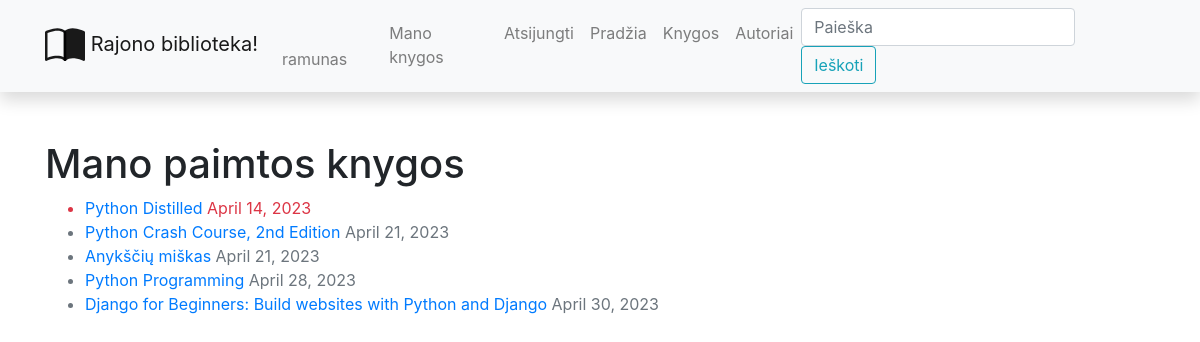
Screenshot of /library/mybooks/ (signed in) with the database file from the repository.
### library/models.py (models this page shows, shortened)
class BookInstance(models.Model):
    id = models.UUIDField(primary_key=True, default=uuid.uuid4, help_text="Unikalus ID leidinio kopijai")
    due_back = models.DateField("Bus prieinama", null=True, blank=True)
    LOAN_STATUS = (
        ('a', 'Administruojama'),
        ('p', 'Paimta'),
        ('g', 'Galima paimti'),
        ('r', 'Rezervuota')
    )
    status = models.CharField(
        "Statusas",
        max_length=1,
        choices=LOAN_STATUS,
        blank=True,
        default='a',
        help_text="Leidinio kopijos statusas"
    )
    book_id = models.ForeignKey(Book, on_delete=models.SET_NULL, null=True)
    reader = models.ForeignKey(User, on_delete=models.SET_NULL, null=True, blank=True)
    @property
    def is_overdue(self):
        if self.due_back and date.today() > self.due_back:
            return True
        else:
            return False
    class Meta:
        ordering = ['due_back']

class Book(models.Model):
    title = models.CharField("Pavadinimas", max_length=200)
    summary = models.TextField("Aprašymas", max_length=1000, help_text="Trumpas knygos aprašymas")
    isbn = models.CharField("ISBN",
                            max_length=13,
                            help_text="13 simbolių <a href='https://www.isbn-international.org/"
                                      "content/what-isbn'>ISBN kodas</a>")
    author_id = models.ForeignKey(Author, on_delete=models.SET_NULL, null=True, related_name='books_rn')
    genre_id = models.ManyToManyField("Genre", help_text="Išrinkite žanrą/us šiai knygai")
    cover = models.ImageField("Viršelis", upload_to="covers", null=True, blank=True)
    def display_genre(self):
        return ', '.join([genre.name for genre in self.genre_id.all()][:3])
    display_genre.short_description = 'Žanras'

### library/views.py (the view)
# urls.py: path("mybooks/", views.LoanedBooksByUserListView.as_view(), name='my-borrowed_n'),
class LoanedBooksByUserListView(LoginRequiredMixin, generic.ListView):
    model = BookInstance
    context_object_name = 'bookinstance_list'  # nebūtina, tokį pavadinimą kontekste django sukuria automatiškai
    template_name = 'user_books.html'
    paginate_by = 5
    def get_queryset(self):
        query = BookInstance.objects.filter(reader=self.request.user).filter(status__exact='p').order_by('due_back')
        return query

### library/templates/user_books.html
{% extends "base.html" %}
{% block content %}
<h1>Mano paimtos knygos</h1>
{% if bookinstance_list %}
<ul>
    {% for bookinst_obj in bookinstance_list %}
    <li class="{% if bookinst_obj.is_overdue %}text-danger{% else %}text-muted{% endif %}">
        <a href="{% url 'book-detail_n' bookinst_obj.book_id.id %}">{{ bookinst_obj.book_id.title}}</a>
        {{ bookinst_obj.due_back }}
    </li>
    {% endfor %}
</ul>
{% else %}
<p>Šiuo metu jūs nesate paėmęs knygų.</p>
{% endif %}
{% endblock %}

### library/templates/base.html (shortened to what this page needs)
<!DOCTYPE html>
<html lang="en">
  <head>
    <link
      rel="stylesheet"
      href="https://stackpath.bootstrapcdn.com/bootstrap/4.1.3/css/bootstrap.min.css"
    />
    <link
      rel="stylesheet"
      href="https://cdnjs.cloudflare.com/ajax/libs/font-awesome/4.7.0/css/font-awesome.min.css"
    />
    {% load static %}
    <link rel="stylesheet" href="{% static 'css/styles.css' %}" />
  </head>
  <body>
    <nav
      class="navbar navbar-expand-lg navbar-light bg-light static-top mb-5 shadow"
    >
      <div class="container">
        <a class="navbar-brand" href="{% url 'index_n' %}">
          Rajono biblioteka!</a
        >
        <div class="collapse navbar-collapse" id="navbarResponsive">
          <ul class="navbar-nav ml-auto">
            {% if user.is_authenticated %}
            <li class="nav-item">
              <a class="nav-link" href="">
                {{ user.get_username }}</a>
            </li>
            <li class="nav-item">
              <a class="nav-link" href="{% url 'my-borrowed_n' %}">Mano knygos</a>
            </li>
            <li class="nav-item">
              <a class="nav-link" href="{% url 'logout' %}?next=/">Atsijungti</a>
            </li>
            {% else %}
            <li class="nav-item">
              <a class="nav-link" href="{% url 'login' %}?next={{ request.path }}">Prisijungti</a>
            </li>
            {% endif %}
            <li class="nav-item">
              <a class="nav-link" href="{% url 'index_n' %}">Pradžia</a>
            </li>
            <li class="nav-item">
              <a class="nav-link" href="{% url 'books_n' %}">Knygos</a>
            </li>
            <li class="nav-item">
              <a class="nav-link" href="{% url 'authors_n' %}">Autoriai</a>
            </li>
          </ul>
          <form
            class="form-inline my-2 my-lg-0"
            action="{% url 'search_n' %}"
            method="get"
          >
            <input
              class="form-control mr-sm-2"
              type="search"
              placeholder="Paieška"
              aria-label="Search"
              name="search_text"
            />
            <button class="btn btn-outline-info my-2 my-sm-0" type="submit">
              Ieškoti
            </button>
          </form>
        </div>
      </div>
    </nav>
    <div class="container">{% block content %}{% endblock %}</div>
  </body>
</html>

### rows the page displays
BookInstance: book_id "Python Distilled", due_back "April 14, 2023"
BookInstance: book_id "Python Crash Course, 2nd Edition", due_back "April 21, 2023"
BookInstance: book_id "Anykščių miškas", due_back "April 21, 2023"
BookInstance: book_id "Python Programming", due_back "April 28, 2023"
BookInstance: book_id "Django for Beginners: Build websites with Python and Django", due_back "April 30, 2023"

### other values shown
{{ user.get_username }} "ramunas"
